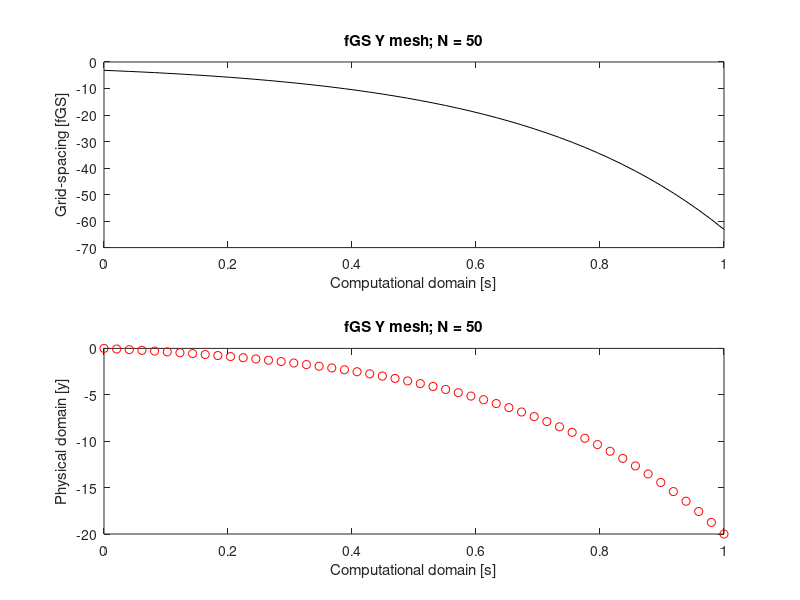

MATLAB code to generate this figure: (Note: this script raises an error after producing the figure.)
%% lab5.m
% Joshua Eckels
% ME427 - Intro to CFD
% Lab 5
% 4/20/20
clc
close all
clear all

%% Problem 1: Transverse mesh (y-direction)
% Tuning parameters for fGS = -A*exp(alpha*s)
N = 50;
alpha = 3;
ymin = 0;
ymax = -20;
A = ((ymin-ymax)*alpha)/(exp(alpha)-1);

% computational domain
ds = 1/(N-1);            % domain spacing
s = 0:ds:1;                 % domain range
fGS = -A*exp(alpha*s);       % grid-spacing function fGS

% physical domain
y = ymin-(A/alpha)*exp(alpha*s)+(A/alpha);
dy = y(2:length(y)) - y(1:length(y)-1);
gsr = (dy(2:length(dy)) - dy(1:length(dy)-1))./dy(1:length(dy)-1);
fprintf("fGS mesh results for N = %d:\n",length(y));
fprintf("dy max   = %4.3f\n",max(dy));
fprintf("dy min   = %4.3f\n",min(dy));
fprintf("max/min  = %4.3f\n",max(dy)/min(dy));
fprintf("max gsr  = %4.3f%%\n",max(gsr)*100);

% plot results
figure() % plot fGS(s)
subplot(2,1,1) 
plot(s,fGS,'-k');
str = sprintf("fGS Y mesh; N = %d",N);
xlabel('Computational domain [s]');
ylabel('Grid-spacing [fGS]');
title(str);
subplot(2,1,2) 
plot(s,y,'or');
xlabel('Computational domain [s]');
ylabel('Physical domain [y]');
title(str);
visualize_xy_mesh(0,1,ymin,ymax,[0,1],y);

% Transverse mesh (y-direction) using fGSR for grid-stretching ratio
A = -1/8;                    % fGSR tuning parameters
b = 2;                       %
c = 1/2;                     %
param = [ymin,ymax,N,A,b,c];

R = @(vguess)residual(vguess,param);    % Residual
dRdvg = @(vguess)deriv(vguess,R);       % Residual derivative
toggle = 0;
maxIter = 1000;
tol = 10^(-6);
vguess0 = 0.01; % initial guess for shooting parameter dy/ds(s=0)

% Solve for shooting paramter with Newton-Raphson
[vfinal, n_iter] = newton_raphson(R,dRdvg,vguess0,tol,maxIter,toggle);

% Use rk4 to compute the y-direction mesh from s=0 to s=1
v0 = [ymin;vfinal];                     % Initial conditions
dvds = @(s,v_vec)state_deriv(s,v_vec,param);
ds = 1/(N-1);
[s, v_mat] = rk4(dvds, v0, ds, N-1); % Time step state system

% Grid-stretching ratio function
f1 = (A/2)*(1-erf(b*(s-c)));
fGSR = f1 - A;

% Physical domain
y = v_mat(:,1);
dy = y(2:length(y)) - y(1:length(y)-1);
gsr = (dy(2:length(dy)) - dy(1:length(dy)-1))./dy(1:length(dy)-1);
fprintf("fGSR mesh results for N = %d:\n",length(y));
fprintf("dy/ds(s=0)= %6.3E\n",vfinal);
fprintf("dy max    = %6.3E\n",max(dy));
fprintf("dy min    = %6.3E\n",min(dy));
fprintf("max/min   = %6.3E\n",max(dy)/min(dy));
fprintf("max gsr   = %6.3f%%\n",max(gsr)*100);

% plot results
figure() % plot fGSR(s)
subplot(2,1,1) 
plot(s,fGSR,'-k');
str = sprintf("fGSR Y mesh; N = %d",N);
xlabel('Computational domain [s]');
ylabel('Grid-stretching ratio [fGSR]');
title(str);
subplot(2,1,2) 
plot(s,y,'or');
xlabel('Computational domain [s]');
ylabel('Physical domain [y]');
title(str);
visualize_xy_mesh(0,1,ymin,ymax,[0,1],y);

%% Problem 3
kdx = linspace(0,pi,200);           % common domain
exact = kdx;                        % exact solution
kdx3re = sin(kdx).*(2-cos(kdx));    % real component
kdx3im = sin(kdx).^2+2*cos(kdx)-2;  % imaginary

figure()
plot(kdx,exact,'-k');
hold on
plot(kdx,kdx3re,'--r');
plot(kdx,kdx3im,'--b');
xlim([0 pi]);
ylim([-pi pi]);
legend('Exact','Upwind Real','Upwind Im');
title('Upwind approximation');
xlabel('$$k\Delta x$$','Interpreter','latex');
ylabel('$$\tilde{k}\Delta x$$','Interpreter','latex');

%% Functions
% Derivative function for state system
% Parameters:
%   s     - location value to evaluate dvds at
%   v_vec - state vector to evaluate dvds at
% Outputs:
%   dvds  - the output vector of derivatives of state vector
% Calling:
%   @(s,v_vec)state_deriv(s, v_vec); params are passed in
function dvds = state_deriv(s, v_vec,param)
    % parameters passed in
    Ny = param(3);  % Number of y points
    A = param(4);   % Tuning parameters
    b = param(5);   %
    c = param(6);   %
    
    f1 = (A/2)*(1-erf(b*(s-c)));
    fGSR = f1 - A;             % Grid-stretching function
     
    n = size(v_vec,1); % v_vec comes in as column state vector
    dvds = zeros(n,1); % dvds will leave as column state vector
    dvds(1) = v_vec(2);
    dvds(2) = (Ny-1)*fGSR*v_vec(2);
end

% Newton-Raphson
% Parameters:
%   R - residual function; R(x)
%   dRdx - derivative of residual function; dRdx(x)
%   xi - initial guess
%   tol - tolerance
%   maxIter - number of iterations maximum
%   toggle - 0; no print info. 1; print info
function [soln, n_iter] = newton_raphson(R, dRdx, xi, tol, maxIter, toggle)

corr = abs(R(xi)/dRdx(xi));
xi_new = xi;
n = 0; % number of iterations
if (toggle == 1)
    fprintf('%5s %7s %9s %9s %9s\n','Count','xi','R(xi)','dRdx(xi)','corr');
end

while (abs(corr) > tol)
    n = n + 1;
    Rxi = R(xi);
    dRdxi = dRdx(xi);
    corr = -Rxi/dRdxi;
    xi_new = xi + corr;
    if (toggle == 1)
        fprintf('%5.0f %7.3f %9.3f %9.3f %9.3f\n', n, xi, Rxi, dRdxi, corr);
    end
    xi = xi_new;
    if (n >= maxIter)
        break;
    end
end
% found solution (or exceeded maxIter)
soln = xi_new;
n_iter = n;
end

% Computes the residual of grid-stretching second-order DE for vguess
% Parameters:
%   vguess - independent variable for shooting parameter
% Calling:
%   residual expected to be called as R(vguess); params are passed in
function res = residual(vguess,param)
    % parameters passed in
    ymin = param(1);        % initial condition [m]
    N = param(3);           % Number of points
    ymax = param(2);        % Boundary Condition for y at s=1
    
    % Run rk4 to time-step state vector to s=1 using vguess
    v0 = [ymin;vguess];    % Initial conditions
    dvds = @(s,v_vec)state_deriv(s,v_vec,param);
    ds = 1/(N-1);
    [s, v_mat] = rk4(dvds, v0, ds, N-1); % Time step state system
    
    % Pull out end results from rk4 (at edge of computational domain s=1)
    yend = v_mat(end,1);
   
    % Compute residual
    res = yend - ymax;
end

% computes an approximate derivative of a residual function
% Parameters:
%   R - function handle to approximate derivative of
%   x - location to evaluate the derivative
% Calling:
% deriv expected to be called as dRdx(x); so R function handle must be
% passed in
function d = deriv(x,R)
    d = (R(1.01*x) - R(x))/(0.01*x);
end

% Runge-Kutta approximation with 4 slopes
% Parameters:
%   dv_fcn - function handle which evaluates derivative of state vector
%   v0_fcn - vector with initial value of each state variable [nx1]
%   dt     - time step 
%   N      - number of time steps
% Outputs:
%   t_vec  - vector of time values [ (N+1) x 1 ]
%   v_mat  - matrix with instantaneous value of each state variable 
%            [ (N+1) x n ]
% Calling:
%   dv_fcn expected to be called as dv_fcn(t, v_vec), where v_vec is the
%   current state vector
function [t_vec, v_mat] = rk4(dv_fcn, v0_vec, dt, N)
    n = size(v0_vec,1);     % n = number of state variables
    t_vec = (0:dt:dt*N)';   % time column vector
    v_mat = zeros(N+1,n);   % columns for each state var; rows for time steps
    v_mat(1,:) = v0_vec';   % row=0; t=0; v = v0 (ICs)
    for i = 1:N
        k1 = dv_fcn(t_vec(i),v_mat(i,:)'); % d{v}/dt 1 (col vector)
        ystar1 = v_mat(i,:)' + (dt/2)*k1;
        
        k2 = dv_fcn(t_vec(i) + dt/2, ystar1); % d{v}/dt 2
        ystar2 = v_mat(i,:)' + (dt/2)*k2;
        
        k3 = dv_fcn(t_vec(i) + dt/2, ystar2); % d{v}/dt 3
        ystar3 = v_mat(i,:)' + dt*k3;
        
        k4 = dv_fcn(t_vec(i) + dt, ystar3); % d{v}/dt 4
        v_mat(i+1,:) = v_mat(i,:) + dt*(k1' + 2*k2' + 2*k3' + k4')/6;
    end
end

% Plot an xy-plane structured mesh
% Code provided by Dr. Lui
% Parameters:
%   x_min - minimum x boundary
%   x_max - maximum y boundary
%   y_min - minimum y boundary
%   y_max - maximum y boundary
%   x_vec - vector containing all x mesh points
%   y_vec - vector containing all y mesh points
% Outputs:
%   Plots the resulting mesh on the xy-plane
function [] = visualize_xy_mesh(x_min, x_max, y_min, y_max, x_vec, y_vec)

figure()
hold on;
Nx = length(x_vec);
Ny = length(y_vec);

for j = 1:Ny
    x_horizontal(j,:) = [x_min x_max];
    y_horizontal(j,:) = [y_vec(j) y_vec(j)];
    plot(x_horizontal(j,:), y_horizontal(j,:));
end

for i = 1:Nx
    x_vertical(i,:) = [x_vec(i) x_vec(i)];
    y_vertical(i,:) = [y_min y_max];
    plot(x_vertical(i,:), y_vertical(i,:));
end

hold off;
axis([x_min x_max y_max y_min]);
xlabel('x');
ylabel('y');
title(sprintf('Structured Mesh for a Free Jet (Ny = %3i)',Ny));
end